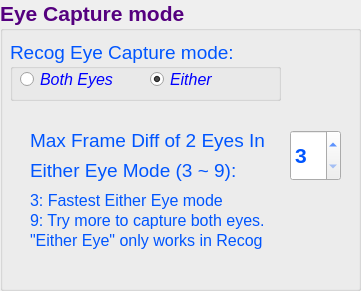
     <widget class="QGroupBox" name="groupBox_8">
      <property name="geometry">
       <rect>
        <x>580</x>
        <y>370</y>
        <width>361</width>
        <height>291</height>
       </rect>
      </property>
      <property name="palette">
       <palette>
        <active>
         <colorrole role="WindowText">
          <brush brushstyle="SolidPattern">
           <color alpha="255">
            <red>85</red>
            <green>0</green>
            <blue>127</blue>
           </color>
          </brush>
         </colorrole>
        </active>
        <inactive>
         <colorrole role="WindowText">
          <brush brushstyle="SolidPattern">
           <color alpha="255">
            <red>85</red>
            <green>0</green>
            <blue>127</blue>
           </color>
          </brush>
         </colorrole>
        </inactive>
        <disabled>
         <colorrole role="WindowText">
          <brush brushstyle="SolidPattern">
           <color alpha="255">
            <red>120</red>
            <green>120</green>
            <blue>120</blue>
           </color>
          </brush>
         </colorrole>
        </disabled>
       </palette>
      </property>
      <property name="font">
       <font>
        <family>Arial</family>
        <pointsize>16</pointsize>
        <weight>75</weight>
        <italic>false</italic>
        <bold>true</bold>
       </font>
      </property>
      <property name="title">
       <string>Eye Capture mode</string>
      </property>
      <widget class="QSpinBox" name="spinBox_MaxFrameDiffInEitherEyeMode">
       <property name="geometry">
        <rect>
         <x>290</x>
         <y>130</y>
         <width>51</width>
         <height>51</height>
        </rect>
       </property>
       <property name="palette">
        <palette>
         <active>
          <colorrole role="WindowText">
           <brush brushstyle="SolidPattern">
            <color alpha="255">
             <red>0</red>
             <green>85</green>
             <blue>255</blue>
            </color>
           </brush>
          </colorrole>
          <colorrole role="Text">
           <brush brushstyle="SolidPattern">
            <color alpha="255">
             <red>0</red>
             <green>85</green>
             <blue>255</blue>
            </color>
           </brush>
          </colorrole>
         </active>
         <inactive>
          <colorrole role="WindowText">
           <brush brushstyle="SolidPattern">
            <color alpha="255">
             <red>0</red>
             <green>85</green>
             <blue>255</blue>
            </color>
           </brush>
          </colorrole>
          <colorrole role="Text">
           <brush brushstyle="SolidPattern">
            <color alpha="255">
             <red>0</red>
             <green>85</green>
             <blue>255</blue>
            </color>
           </brush>
          </colorrole>
         </inactive>
         <disabled>
          <colorrole role="WindowText">
           <brush brushstyle="SolidPattern">
            <color alpha="255">
             <red>120</red>
             <green>120</green>
             <blue>120</blue>
            </color>
           </brush>
          </colorrole>
          <colorrole role="Text">
           <brush brushstyle="SolidPattern">
            <color alpha="255">
             <red>120</red>
             <green>120</green>
             <blue>120</blue>
            </color>
           </brush>
          </colorrole>
         </disabled>
        </palette>
       </property>
       <property name="font">
        <font>
         <family>Arial</family>
         <pointsize>16</pointsize>
         <italic>false</italic>
        </font>
       </property>
       <property name="minimum">
        <number>3</number>
       </property>
       <property name="maximum">
        <number>9</number>
       </property>
       <property name="singleStep">
        <number>1</number>
       </property>
       <property name="value">
        <number>3</number>
       </property>
      </widget>
      <widget class="QLabel" name="label_50">
       <property name="geometry">
        <rect>
         <x>30</x>
         <y>160</y>
         <width>241</width>
         <height>21</height>
        </rect>
       </property>
       <property name="palette">
        <palette>
         <active>
          <colorrole role="WindowText">
           <brush brushstyle="SolidPattern">
            <color alpha="255">
             <red>0</red>
             <green>85</green>
             <blue>255</blue>
            </color>
           </brush>
          </colorrole>
         </active>
         <inactive>
          <colorrole role="WindowText">
           <brush brushstyle="SolidPattern">
            <color alpha="255">
             <red>0</red>
             <green>85</green>
             <blue>255</blue>
            </color>
           </brush>
          </colorrole>
         </inactive>
         <disabled>
          <colorrole role="WindowText">
           <brush brushstyle="SolidPattern">
            <color alpha="255">
             <red>120</red>
             <green>120</green>
             <blue>120</blue>
            </color>
           </brush>
          </colorrole>
         </disabled>
        </palette>
       </property>
       <property name="font">
        <font>
         <family>Arial</family>
         <pointsize>14</pointsize>
         <weight>50</weight>
         <italic>false</italic>
         <bold>false</bold>
        </font>
       </property>
       <property name="text">
        <string>Either Eye Mode (3 ~ 9):</string>
       </property>
      </widget>
      <widget class="QLabel" name="label_49">
       <property name="geometry">
        <rect>
         <x>30</x>
         <y>130</y>
         <width>241</width>
         <height>21</height>
        </rect>
       </property>
       <property name="palette">
        <palette>
         <active>
          <colorrole role="WindowText">
           <brush brushstyle="SolidPattern">
            <color alpha="255">
             <red>0</red>
             <green>85</green>
             <blue>255</blue>
            </color>
           </brush>
          </colorrole>
         </active>
         <inactive>
          <colorrole role="WindowText">
           <brush brushstyle="SolidPattern">
            <color alpha="255">
             <red>0</red>
             <green>85</green>
             <blue>255</blue>
            </color>
           </brush>
          </colorrole>
         </inactive>
         <disabled>
          <colorrole role="WindowText">
           <brush brushstyle="SolidPattern">
            <color alpha="255">
             <red>120</red>
             <green>120</green>
             <blue>120</blue>
            </color>
           </brush>
          </colorrole>
         </disabled>
        </palette>
       </property>
       <property name="font">
        <font>
         <family>Arial</family>
         <pointsize>14</pointsize>
         <weight>50</weight>
         <italic>false</italic>
         <bold>false</bold>
        </font>
       </property>
       <property name="text">
        <string>Max Frame Diff of 2 Eyes In</string>
       </property>
      </widget>
      <widget class="QLabel" name="label_51">
       <property name="geometry">
        <rect>
         <x>30</x>
         <y>190</y>
         <width>241</width>
         <height>21</height>
        </rect>
       </property>
       <property name="palette">
        <palette>
         <active>
          <colorrole role="WindowText">
           <brush brushstyle="SolidPattern">
            <color alpha="255">
             <red>0</red>
             <green>85</green>
             <blue>255</blue>
            </color>
           </brush>
          </colorrole>
         </active>
         <inactive>
          <colorrole role="WindowText">
           <brush brushstyle="SolidPattern">
            <color alpha="255">
             <red>0</red>
             <green>85</green>
             <blue>255</blue>
            </color>
           </brush>
          </colorrole>
         </inactive>
         <disabled>
          <colorrole role="WindowText">
           <brush brushstyle="SolidPattern">
            <color alpha="255">
             <red>120</red>
             <green>120</green>
             <blue>120</blue>
            </color>
           </brush>
          </colorrole>
         </disabled>
        </palette>
       </property>
       <property name="font">
        <font>
         <family>Arial</family>
         <pointsize>12</pointsize>
         <weight>50</weight>
         <italic>false</italic>
         <bold>false</bold>
        </font>
       </property>
       <property name="text">
        <string>3: Fastest Either Eye mode</string>
       </property>
      </widget>
      <widget class="QLabel" name="label_52">
       <property name="geometry">
        <rect>
         <x>30</x>
         <y>210</y>
         <width>241</width>
         <height>21</height>
        </rect>
       </property>
       <property name="palette">
        <palette>
         <active>
          <colorrole role="WindowText">
           <brush brushstyle="SolidPattern">
            <color alpha="255">
             <red>0</red>
             <green>85</green>
             <blue>255</blue>
            </color>
           </brush>
          </colorrole>
         </active>
         <inactive>
          <colorrole role="WindowText">
           <brush brushstyle="SolidPattern">
            <color alpha="255">
             <red>0</red>
             <green>85</green>
             <blue>255</blue>
            </color>
           </brush>
          </colorrole>
         </inactive>
         <disabled>
          <colorrole role="WindowText">
           <brush brushstyle="SolidPattern">
            <color alpha="255">
             <red>120</red>
             <green>120</green>
             <blue>120</blue>
            </color>
           </brush>
          </colorrole>
         </disabled>
        </palette>
       </property>
       <property name="font">
        <font>
         <family>Arial</family>
         <pointsize>12</pointsize>
         <weight>50</weight>
         <italic>false</italic>
         <bold>false</bold>
        </font>
       </property>
       <property name="text">
        <string>9: Try more to capture both eyes. </string>
       </property>
      </widget>
      <widget class="QLabel" name="label_53">
       <property name="geometry">
        <rect>
         <x>30</x>
         <y>230</y>
         <width>241</width>
         <height>21</height>
        </rect>
       </property>
       <property name="palette">
        <palette>
         <active>
          <colorrole role="WindowText">
           <brush brushstyle="SolidPattern">
            <color alpha="255">
             <red>0</red>
             <green>85</green>
             <blue>255</blue>
            </color>
           </brush>
          </colorrole>
         </active>
         <inactive>
          <colorrole role="WindowText">
           <brush brushstyle="SolidPattern">
            <color alpha="255">
             <red>0</red>
             <green>85</green>
             <blue>255</blue>
            </color>
           </brush>
          </colorrole>
         </inactive>
         <disabled>
          <colorrole role="WindowText">
           <brush brushstyle="SolidPattern">
            <color alpha="255">
             <red>120</red>
             <green>120</green>
             <blue>120</blue>
            </color>
           </brush>
          </colorrole>
         </disabled>
        </palette>
       </property>
       <property name="font">
        <font>
         <family>Arial</family>
         <pointsize>12</pointsize>
         <weight>50</weight>
         <italic>false</italic>
         <bold>false</bold>
        </font>
       </property>
       <property name="text">
        <string>&quot;Either Eye&quot; only works in Recog</string>
       </property>
      </widget>
      <widget class="QGroupBox" name="groupBox_14">
       <property name="geometry">
        <rect>
         <x>10</x>
         <y>40</y>
         <width>271</width>
         <height>61</height>
        </rect>
       </property>
       <property name="palette">
        <palette>
         <active>
          <colorrole role="WindowText">
           <brush brushstyle="SolidPattern">
            <color alpha="255">
             <red>0</red>
             <green>85</green>
             <blue>255</blue>
            </color>
           </brush>
          </colorrole>
         </active>
         <inactive>
          <colorrole role="WindowText">
           <brush brushstyle="SolidPattern">
            <color alpha="255">
             <red>0</red>
             <green>85</green>
             <blue>255</blue>
            </color>
           </brush>
          </colorrole>
         </inactive>
         <disabled>
          <colorrole role="WindowText">
           <brush brushstyle="SolidPattern">
            <color alpha="255">
             <red>120</red>
             <green>120</green>
             <blue>120</blue>
            </color>
           </brush>
          </colorrole>
         </disabled>
        </palette>
       </property>
       <property name="font">
        <font>
         <pointsize>14</pointsize>
         <weight>50</weight>
         <bold>false</bold>
        </font>
       </property>
       <property name="title">
        <string>Recog Eye Capture mode:</string>
       </property>
       <widget class="QRadioButton" name="radioButton_RecogBothEyes">
        <property name="geometry">
         <rect>
          <x>10</x>
          <y>30</y>
          <width>101</width>
          <height>19</height>
         </rect>
        </property>
        <property name="palette">
         <palette>
          <active>
           <colorrole role="WindowText">
            <brush brushstyle="SolidPattern">
             <color alpha="255">
              <red>0</red>
              <green>0</green>
              <blue>255</blue>
             </color>
            </brush>
           </colorrole>
           <colorrole role="ButtonText">
            <brush brushstyle="SolidPattern">
             <color alpha="255">
              <red>0</red>
              <green>0</green>
              <blue>255</blue>
             </color>
            </brush>
           </colorrole>
          </active>
          <inactive>
           <colorrole role="WindowText">
            <brush brushstyle="SolidPattern">
             <color alpha="255">
              <red>0</red>
              <green>0</green>
              <blue>255</blue>
             </color>
            </brush>
           </colorrole>
           <colorrole role="ButtonText">
            <brush brushstyle="SolidPattern">
             <color alpha="255">
              <red>0</red>
              <green>0</green>
              <blue>255</blue>
             </color>
            </brush>
           </colorrole>
          </inactive>
          <disabled>
           <colorrole role="WindowText">
            <brush brushstyle="SolidPattern">
             <color alpha="255">
              <red>120</red>
              <green>120</green>
              <blue>120</blue>
             </color>
            </brush>
           </colorrole>
           <colorrole role="ButtonText">
            <brush brushstyle="SolidPattern">
             <color alpha="255">
              <red>120</red>
              <green>120</green>
              <blue>120</blue>
             </color>
            </brush>
           </colorrole>
          </disabled>
         </palette>
        </property>
        <property name="font">
         <font>
          <family>Arial</family>
          <pointsize>12</pointsize>
          <weight>50</weight>
          <italic>true</italic>
          <bold>false</bold>
         </font>
        </property>
        <property name="text">
         <string>Both Eyes</string>
        </property>
        <property name="checked">
         <bool>false</bool>
        </property>
       </widget>
       <widget class="QRadioButton" name="radioButton_RecogEitherEye">
        <property name="geometry">
         <rect>
          <x>140</x>
          <y>30</y>
          <width>71</width>
          <height>19</height>
         </rect>
        </property>
        <property name="palette">
         <palette>
          <active>
           <colorrole role="WindowText">
            <brush brushstyle="SolidPattern">
             <color alpha="255">
              <red>0</red>
              <green>0</green>
              <blue>255</blue>
             </color>
            </brush>
           </colorrole>
           <colorrole role="ButtonText">
            <brush brushstyle="SolidPattern">
             <color alpha="255">
              <red>0</red>
              <green>0</green>
              <blue>255</blue>
             </color>
            </brush>
           </colorrole>
          </active>
          <inactive>
           <colorrole role="WindowText">
            <brush brushstyle="SolidPattern">
             <color alpha="255">
              <red>0</red>
              <green>0</green>
              <blue>255</blue>
             </color>
            </brush>
           </colorrole>
           <colorrole role="ButtonText">
            <brush brushstyle="SolidPattern">
             <color alpha="255">
              <red>0</red>
              <green>0</green>
              <blue>255</blue>
             </color>
            </brush>
           </colorrole>
          </inactive>
          <disabled>
           <colorrole role="WindowText">
            <brush brushstyle="SolidPattern">
             <color alpha="255">
              <red>120</red>
              <green>120</green>
              <blue>120</blue>
             </color>
            </brush>
           </colorrole>
           <colorrole role="ButtonText">
            <brush brushstyle="SolidPattern">
             <color alpha="255">
              <red>120</red>
              <green>120</green>
              <blue>120</blue>
             </color>
            </brush>
           </colorrole>
          </disabled>
         </palette>
        </property>
        <property name="font">
         <font>
          <family>Arial</family>
          <pointsize>12</pointsize>
          <weight>50</weight>
          <italic>true</italic>
          <bold>false</bold>
         </font>
        </property>
        <property name="text">
         <string>Either</string>
        </property>
        <property name="checked">
         <bool>true</bool>
        </property>
       </widget>
      </widget>
     </widget>
